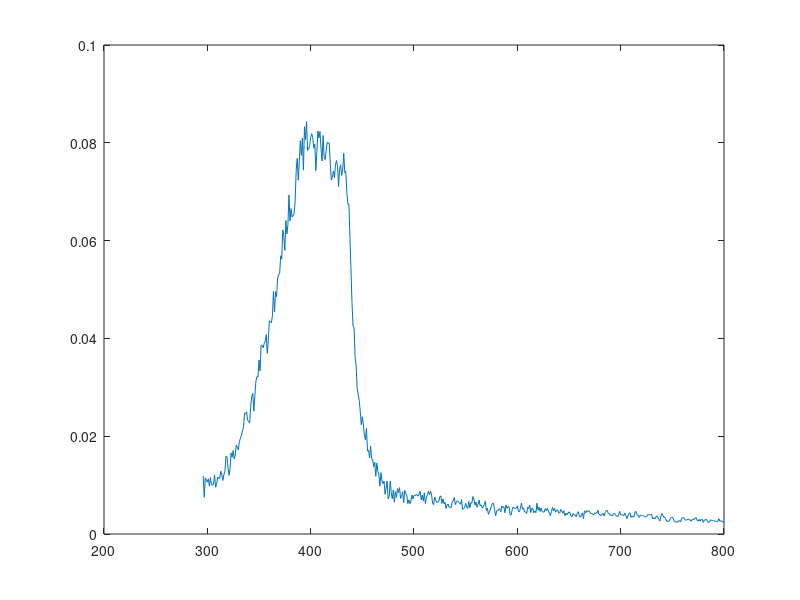

MATLAB code to generate this figure:
x = dlmread('./csvfiles/Y_MEVlin.dat');
y = dlmread('./csvfiles/spectrum_integrated_lin.dat');
%I = importdata('./Null/20151217r002s015_espec2D.dat');
figure;
%subplot(211)
plot(x,y)
%subplot(212)
%imagesc(I)

%%

%A = [x(1:1024)' y(1:1024)'./x(1:1024)'];
A = [x y];
dlmwrite('gemElectronSpectrum.dat', A, ' ');